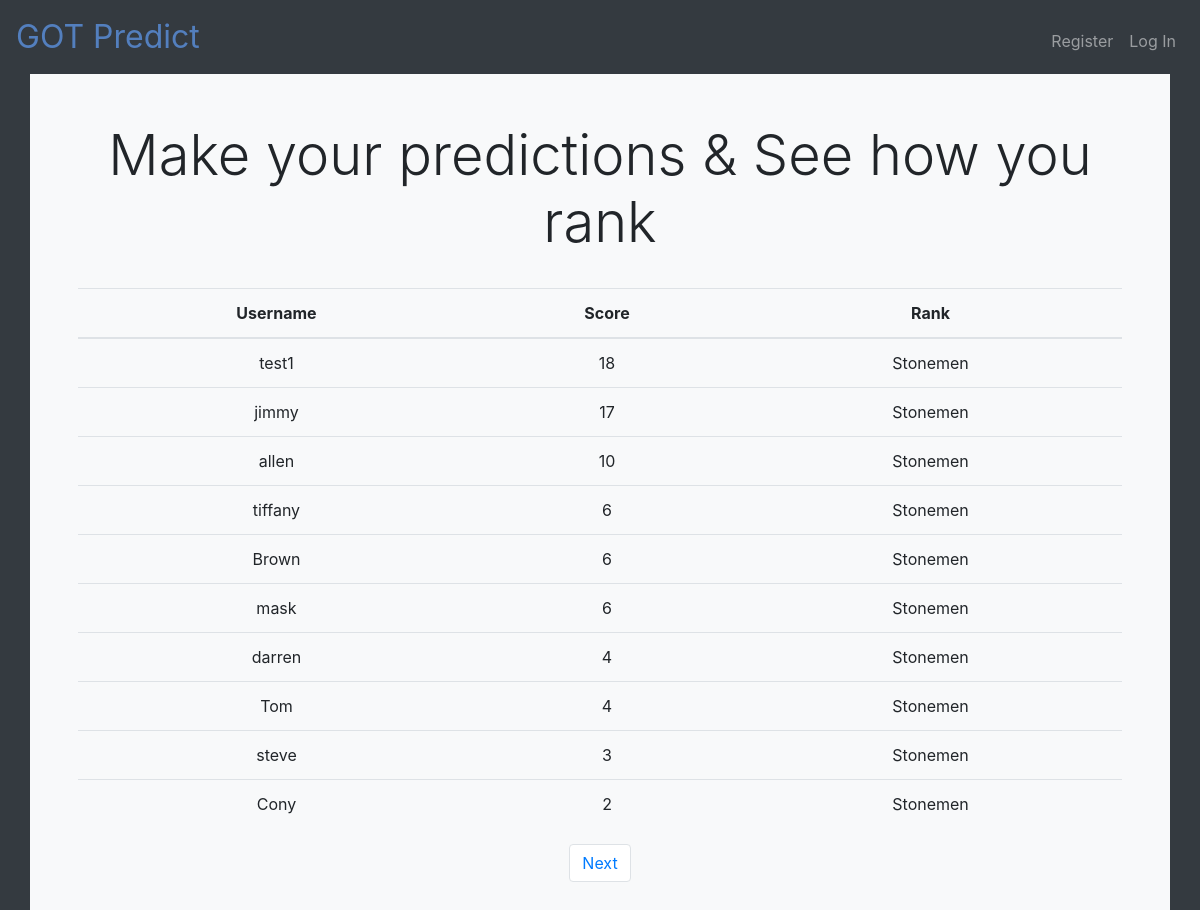
The page /index on the database as committed earlier.
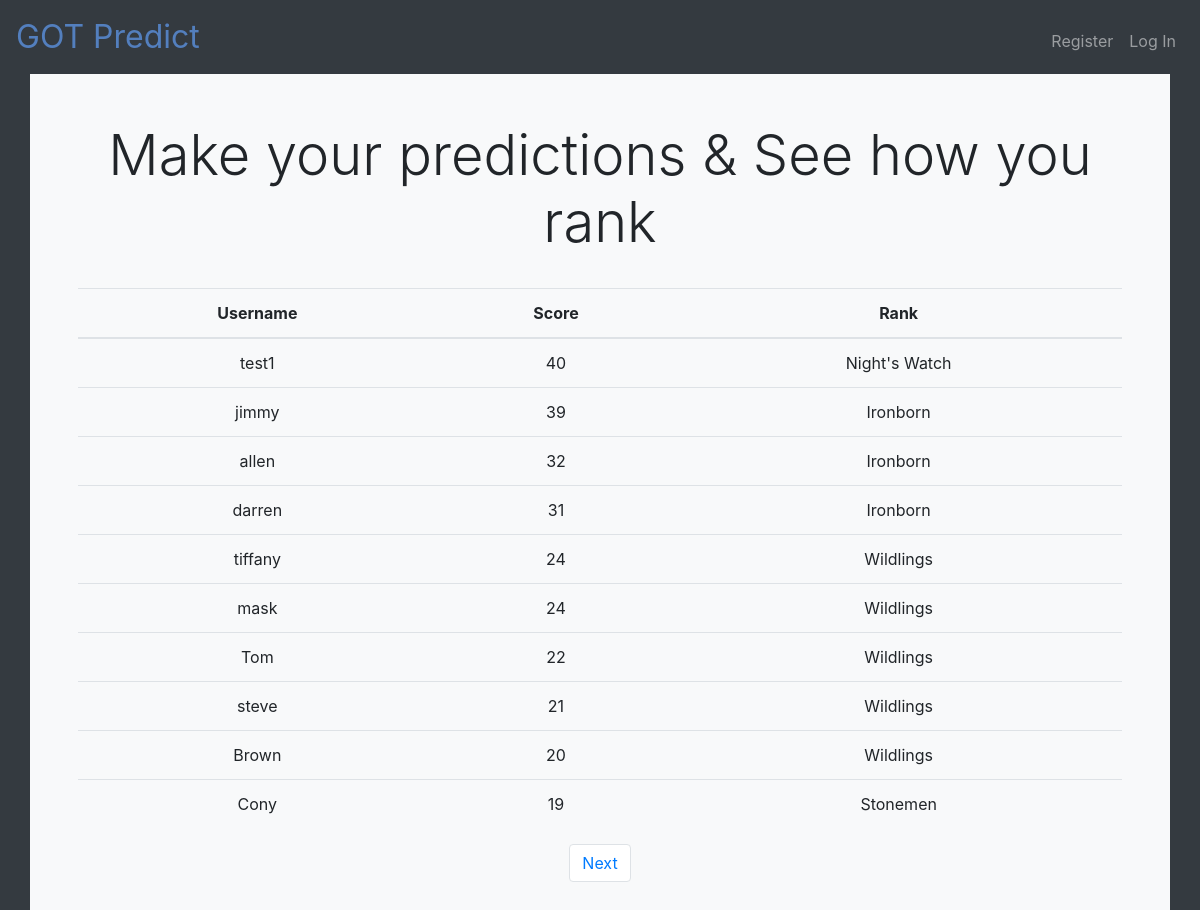
The same page on the database as committed later.
### app/models.py (models this page shows, shortened)
class Response(db.Model):
    id = db.Column(db.Integer, primary_key=True)
    q1 = db.Column(db.String(64))
    q2 = db.Column(db.String(64))
    q3 = db.Column(db.String(64))
    q4 = db.Column(db.String(64))
    q5 = db.Column(db.String(64))
    q6 = db.Column(db.String(64))
    q7 = db.Column(db.String(64))
    q8 = db.Column(db.String(64))
    q9 = db.Column(db.String(64))
    q10 = db.Column(db.String(64))
    q11 = db.Column(db.String(64))
    q12 = db.Column(db.String(64))
    q13 = db.Column(db.String(64))
    q14 = db.Column(db.String(64))
    q15 = db.Column(db.String(64))
    q16 = db.Column(db.String(64))
    q17 = db.Column(db.String(64))
    q18 = db.Column(db.String(64))
    q19 = db.Column(db.String(64))
    q20 = db.Column(db.String(64))
    q21 = db.Column(db.String(64))
    q22 = db.Column(db.String(64))
    q23 = db.Column(db.String(64))
    q24 = db.Column(db.String(64))
    q25 = db.Column(db.String(64))
    q26 = db.Column(db.String(64))
    q27 = db.Column(db.String(64))
    q28 = db.Column(db.String(64))
    q29 = db.Column(db.String(64))
    q30 = db.Column(db.String(64))
    score = db.Column(db.Integer)
    rank = db.Column(db.String(64))
    timestamp = db.Column(db.DateTime, index=True, default=datetime.utcnow)
    user_id = db.Column(db.Integer, db.ForeignKey('user.id'))

class User(db.Model):
    id = db.Column(db.Integer, primary_key=True)
    username = db.Column(db.String(64), index=True, unique=True)
    email = db.Column(db.String(120), index=True, unique=True)
    password_hash = db.Column(db.String(128))
    score = db.Column(db.Integer)
    responses = db.relationship('Response', backref='author', lazy='dynamic')

### app/routes.py (the view)
@app.route('/')
@app.route('/index')
def index():
    submissions = Response.query.all()
    for s in submissions:
        s.score = calculate_score(s)
        s.rank = calculate_rank(s.score)
    db.session.commit()
    page = request.args.get('page', 1, type=int)
    submissions = Response.query.order_by(Response.score.desc()).paginate(page, 10, False)
    next_url = url_for('index', page=submissions.next_num) if submissions.has_next else None
    prev_url = url_for('index', page=submissions.prev_num) if submissions.has_prev else None
    return render_template('index.html', submissions=submissions.items, next_url=next_url, prev_url=prev_url)

### app/helpers.py (called while the page is built, shortened)
def calculate_rank(score):
    if (score >= 0) and (score < 20):
        return 'Stonemen'
    if (score >= 20) and (score < 30):
        return 'Wildlings'
    if (score >= 30) and (score < 40):
        return 'Ironborn'
    if (score >= 40) and (score < 50):
        return 'Night\'s Watch'

### app/templates/index.html (shortened to what this page needs)
{% extends 'layout.html' %}
{% block main %}
<h1 class="display-4">Make your predictions & See how you rank</h1>
<br>
<table class="table">
    <thead>
        <th scope="col">Username</th>
        <th scope="col">Score</th>
        <th scope="col">Rank</th>
    </thead>
    <tbody>
        {% for s in submissions %}
        <tr>
            <td>{{ s.author.username }}</td>
            <td>{{ s.score }}</td>
            <td>{{ s.rank }}</td>
        </tr>
        {% endfor %}
    </tbody>
</table>
<nav aria-label="Page navigation">
    <ul class="pagination d-flex justify-content-around">
        {% if next_url %}
        <li class="page-item"><a class="page-link" href="{{ next_url }}">Next</a></li>
        {% endif %}
    </ul>
</nav>
{% endblock %}

### app/templates/layout.html (shortened to what this page needs)
<!DOCTYPE html>
<html lang="en">
    <head>
        <link rel="stylesheet" href="https://stackpath.bootstrapcdn.com/bootstrap/4.3.1/css/bootstrap.min.css">
        <link href="/static/styles.css" rel="stylesheet"/>
    </head>
    <body class="bg-dark">
        <nav class="navbar navbar-expand-md navbar-dark bg-dark" id="navback">
            <a class="navbar-brand" href="/"><span class="blue">GOT Predict</span></a>
            <div class="collapse navbar-collapse" id="navbar">
                {% if session.user_id %}
                    <ul class="navbar-nav mr-auto mt-2">
                        <li class="nav-item"><a class="nav-link" href="/rules">Rules</a></li>
                        <li class="nav-item"><a class="nav-link" href="/scores">Scores</a></li>
                    </ul>
                    <ul class="navbar-nav ml-auto mt-2">
                        <li class="nav-item"><a class="nav-link" href="/logout">Log Out</a></li>
                    </ul>
                {% else %}
                    <ul class="navbar-nav ml-auto mt-2">
                        <li class="nav-item"><a class="nav-link" href="/register">Register</a></li>
                        <li class="nav-item"><a class="nav-link" href="/login">Log In</a></li>
                    </ul>
                {% endif %}
            </div>
        </nav>
        <main class="container p-5 bg-light">
            {% block main %}{% endblock %}
        </main>
    </body>
</html>

### app/static/styles.css (style rules this page uses)
nav .navbar-brand { font-size: xx-large; }
nav .navbar-brand .blue { color: #537fbe; }
main { overflow-x: auto; text-align: center; }

Rows that differ between the two databases and show on the page:
changed Response "test1": score "18" → "40"; rank "Stonemen" → "Night's Watch"
changed Response "jimmy": score "17" → "39"; rank "Stonemen" → "Ironborn"
changed Response "allen": score "10" → "32"; rank "Stonemen" → "Ironborn"
changed Response "darren": score "4" → "31"; rank "Stonemen" → "Ironborn"; moves up the list
changed Response "tiffany": score "6" → "24"; rank "Stonemen" → "Wildlings"
changed Response "mask": score "6" → "24"; rank "Stonemen" → "Wildlings"
changed Response "Tom": score "4" → "22"; rank "Stonemen" → "Wildlings"
changed Response "steve": score "3" → "21"; rank "Stonemen" → "Wildlings"
changed Response "Brown": score "6" → "20"; rank "Stonemen" → "Wildlings"; moves down the list
changed Response "Stonemen": score "2" → "19"
